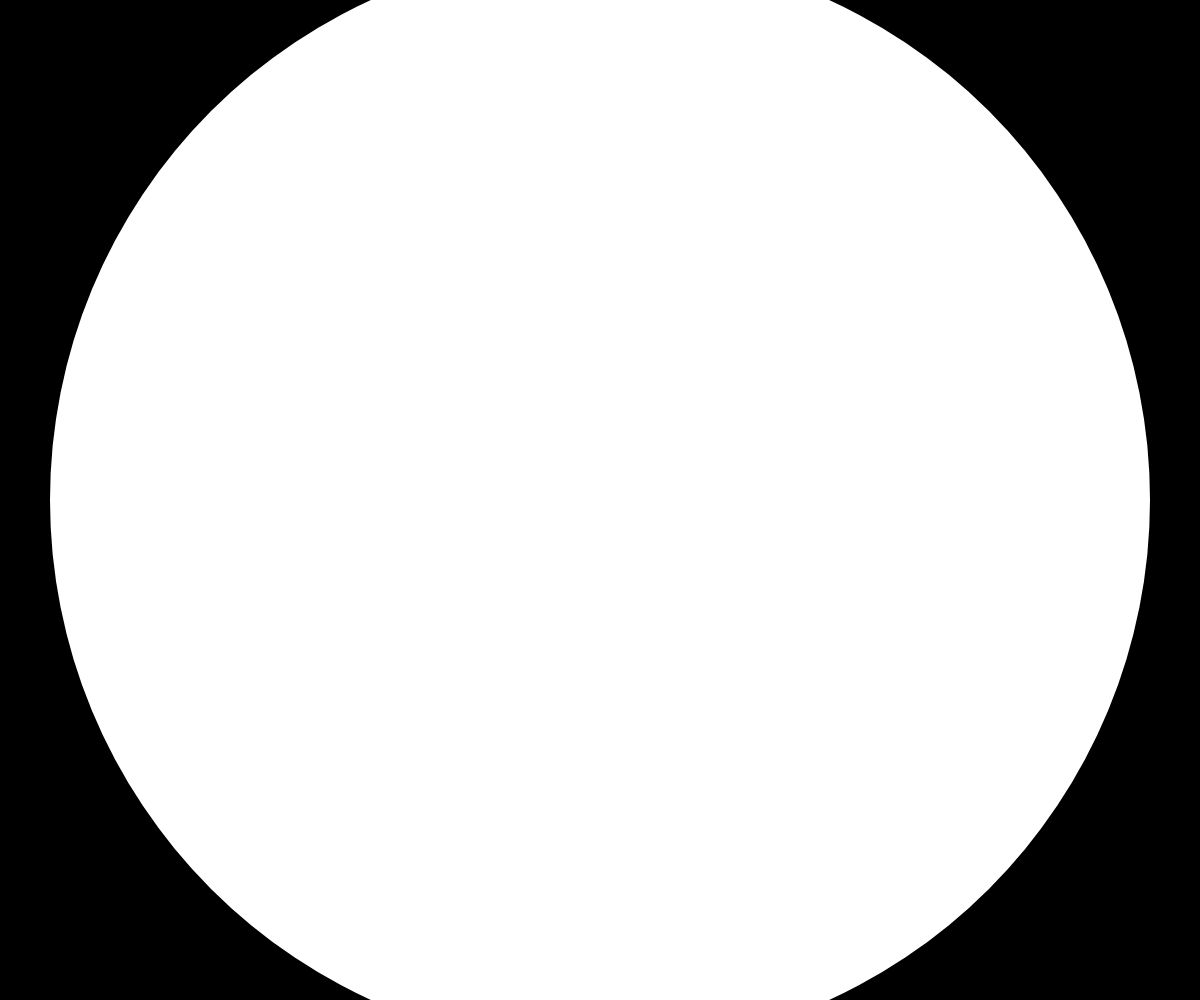
Frame 1 (no input)
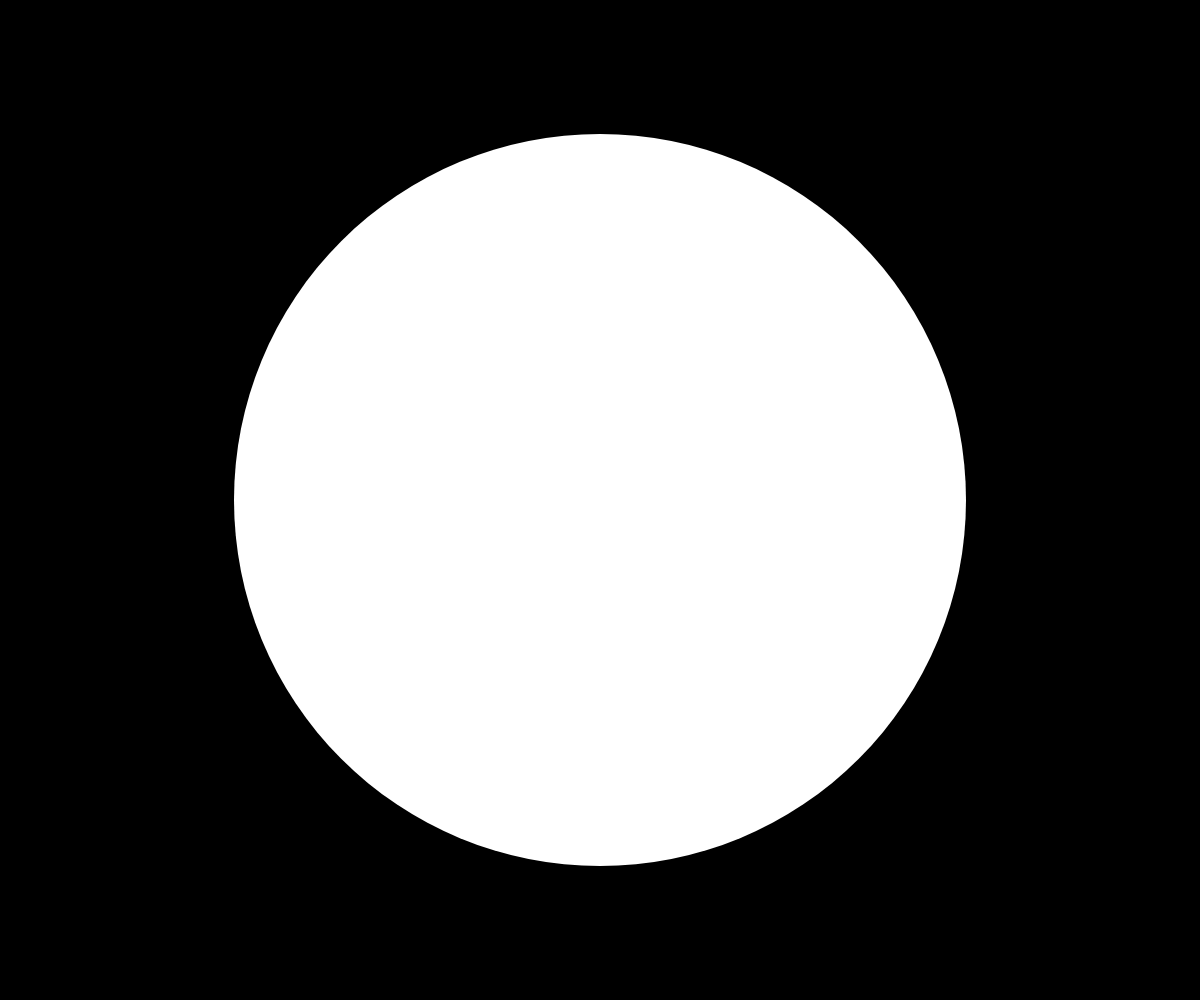
Frame 60 (no input)
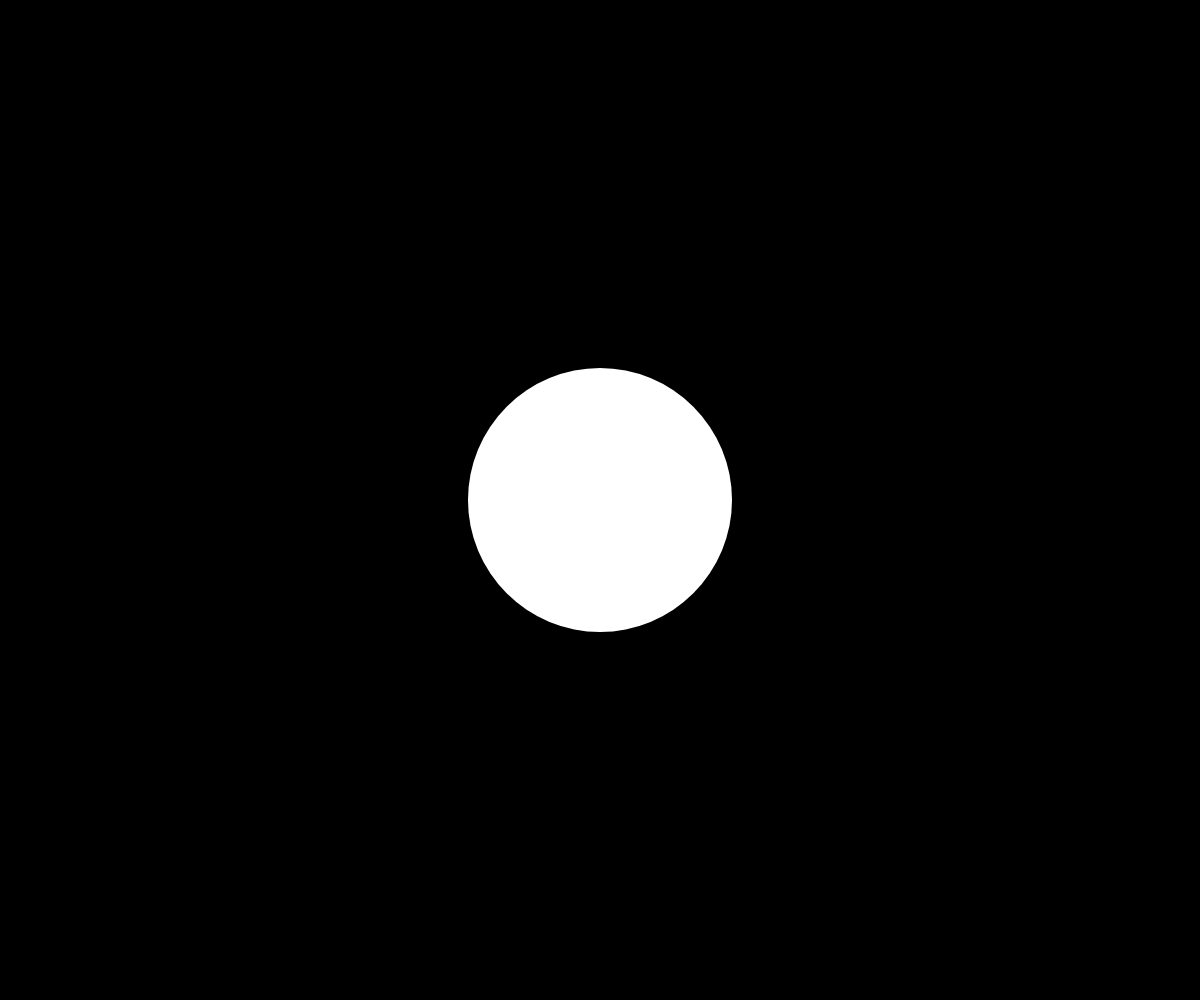
Frame 120 (the mouse pressed at the canvas centre since frame 60)

The p5.js sketch that drew these frames (run headless with seeded random() and noise() and a simulated clock; from frame 60 on, the mouse is pressed at the canvas centre):

// p5.js sketch
// ── sketch.js
let r;
let x;

function setup() {
  createCanvas(windowWidth, windowHeight);
  noStroke();
  x = 0;
  r = width;

}



function draw() {
  background(0);
  x+=0.01;
  r -= pow(x, -1);
  r = max(r, 0);
  console.log(x, pow(x, 10));
  ellipse(width / 2, height / 2, r, r);
}



function mousePressed() {
  if (r < 0) r = 10000;
  x = 0;

}
